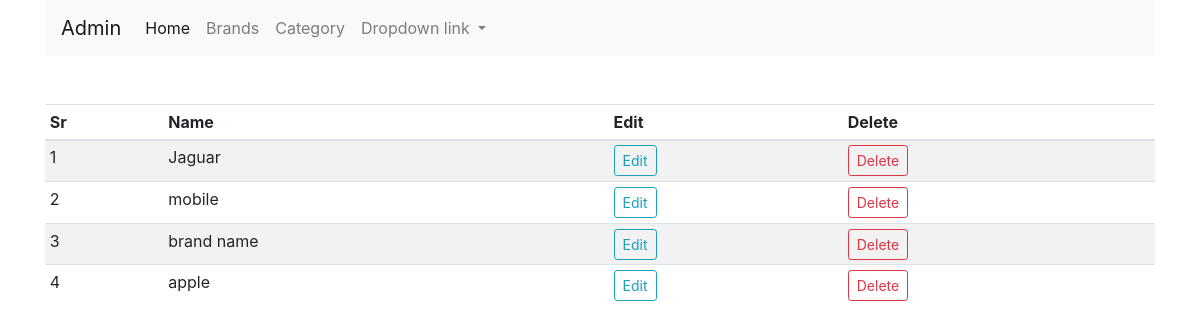
Before: /brand (signed in) with the older database file.
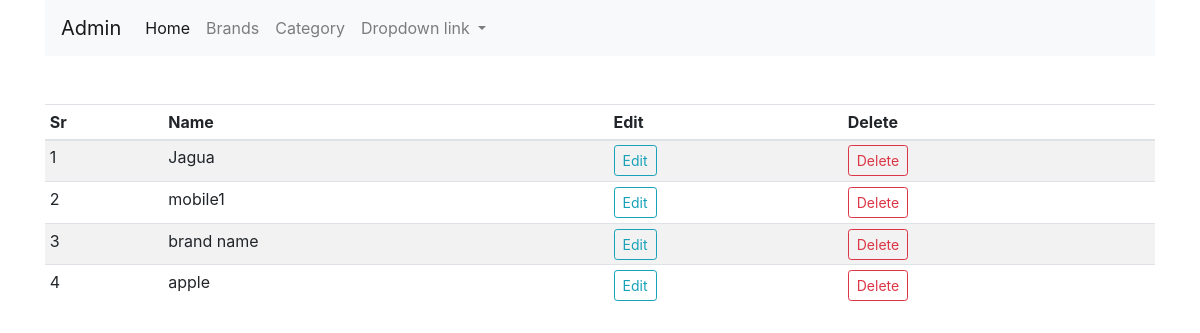
After: the same page with the newer database file.
### shop/products/models.py (models this page shows)
class Brand(db.Model):
    id=db.Column(db.Integer,primary_key=True)
    name = db.Column(db.String(30),nullable=False,unique=True)

### shop/admin/routes.py (the view)
@app.route('/brand')
def brand():
    if 'email' not in session:
        flash('Please first login', 'danger')
        return redirect(url_for('login'))
    brand=Brand.query.order_by(Brand.id.desc()).all()
    return render_template('admin/brand.html',title='Brand page',brands=brand)

### shop/templates/admin/brand.html (shortened to what this page needs)
{% extends 'layout.html' %}
{% block content %}
<div class="container">
    <nav class="navbar navbar-expand-lg navbar-light bg-light">
        <a class="navbar-brand" href="/admin">Admin</a>
        <div class="collapse navbar-collapse" id="navbarNavDropdown">
          <ul class="navbar-nav">
            <li class="nav-item active">
              <a class="nav-link" href="/admin">Home <span class="sr-only">(current)</span></a>
            </li>
            <li class="nav-item">
              <a class="nav-link" href="/brand">Brands</a>
            </li>
            <li class="nav-item">
              <a class="nav-link" href="/category">Category</a>
            </li>
            <li class="nav-item dropdown">
              <a class="nav-link dropdown-toggle" href="#" role="button" data-toggle="dropdown" aria-expanded="false">
                Dropdown link
              </a>
            </li>
          </ul>
        </div>
      </nav>
</div>
<div class="container mt-5">
    <table class="table table-sm  table-striped table-hover">
        <thead>
            <th>Sr</th>
            <th>Name</th>
            <th>Edit</th>
            <th>Delete</th>
        </thead>
        <tbody>
        {% if brands %}
        {% for brand in brands %}
        <tr>
            <td>{{loop.index}}</td>
            <td>{{brand.name}}</td>
            <td><a href="{{url_for('updatebrand',id=brand.id)}}" class="btn btn-sm btn-outline-info">Edit</a></td>
            <td><a href="" class="btn btn-sm btn-outline-danger">Delete</a></td>
        </tr>
        {% endfor %}
        {% endif %}
        </tbody>
    </table>
</div>
{% endblock content %}

Changed rows visible on the page:
changed Brand: name "Jaguar" → "Jagua"
changed Brand: name "mobile" → "mobile1"
